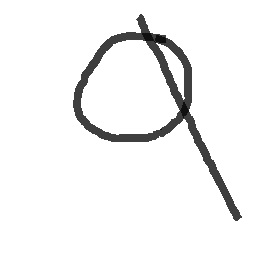
#> input picture codes/opencv_practice/dean-nine.png, 280 x 280 px, found by its file name
$ python mydigit.py
#> lines starting #> are read from the running program, lines starting #| are printed output that depends on the picture
import cv2, os
import matplotlib.pyplot as plt

pwd = os.getcwd() + '/NSCCAI/codes/opencv_practice/'
print(pwd)
url = pwd + 'dean-nine.png'

# from pathlib import Path
# print(Path.cwd())
# print(Path(__file__).resolve())

img = cv2.imread(url, cv2.IMREAD_GRAYSCALE)
#> img is the input picture: shape (280, 280); min 9, max 255, mean 244.1
print(img.shape)
#| (280, 280)
img_resized = cv2.resize(img, (28, 28))
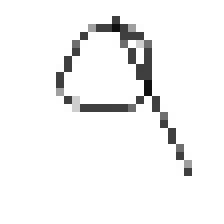
#> img_resized: shape (28, 28) (shown 8 times larger); min 15, max 255, mean 243.4
img_resized = cv2.bitwise_not(img_resized)
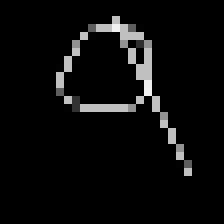
#> img_resized: shape (28, 28) (shown 8 times larger); min 0, max 240, mean 11.6
# cv2.imshow('image', img_resized)
# cv2.waitKey(0)
plt.imshow(img_resized, cmap='gray')
plt.show()
url = pwd + 'dean-nine_new.jpg'
cv2.imwrite(url, img_resized)

$ run again, with codes/opencv_practice/my_nine.jpg saved as codes/opencv_practice/dean-nine.png
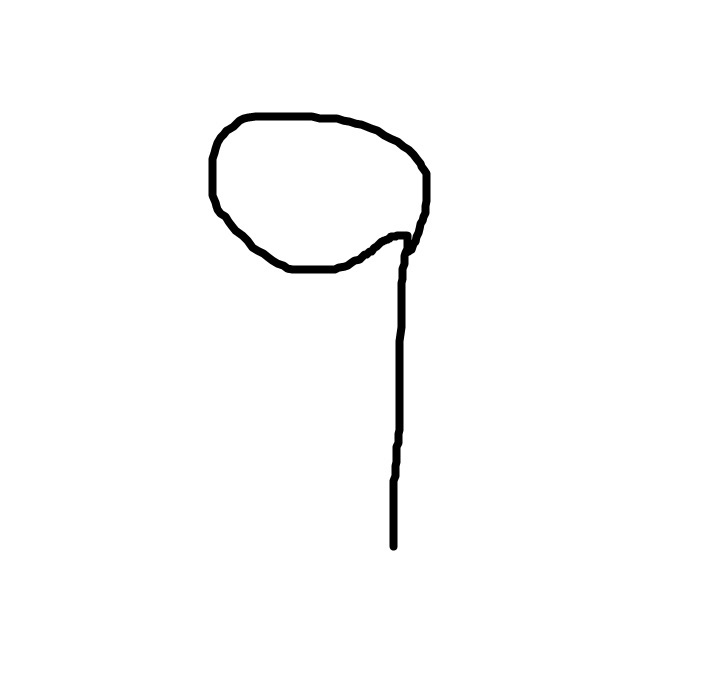
#> input picture codes/opencv_practice/my_nine.jpg, 722 x 680 px, found by its file name
#> img is the input picture: shape (680, 722); min 0, max 255, mean 251.1
#| (680, 722)
#> `img_resized = cv2.resize(img, (28, 28))`:
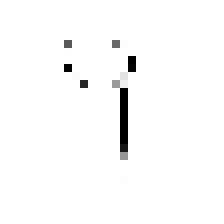
#> img_resized: shape (28, 28) (shown 8 times larger); min 0, max 255, mean 250.5
#> `img_resized = cv2.bitwise_not(img_resized)`:
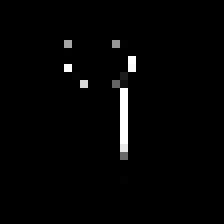
#> img_resized: shape (28, 28) (shown 8 times larger); min 0, max 255, mean 4.5

$ run again, with codes/opencv_practice/my_seven.jpg saved as codes/opencv_practice/dean-nine.png
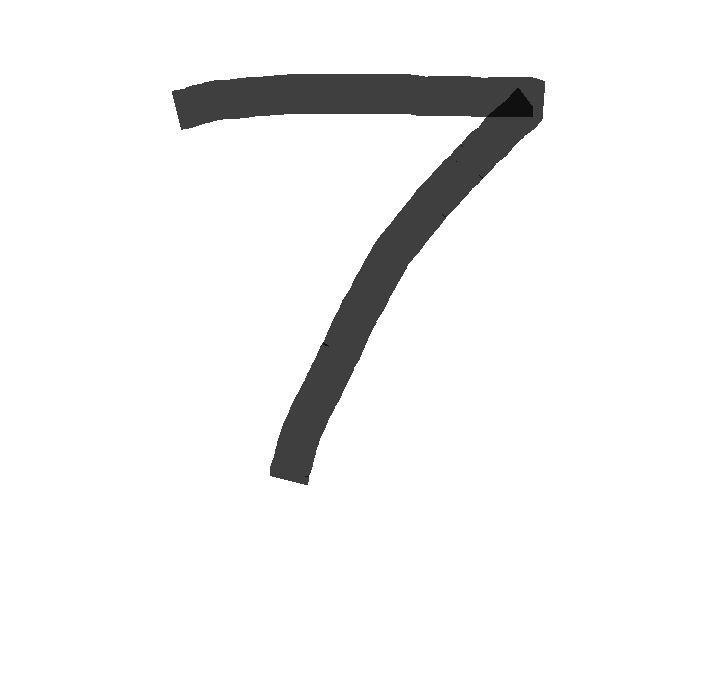
#> input picture codes/opencv_practice/my_seven.jpg, 722 x 680 px, found by its file name
#> img is the input picture: shape (680, 722); min 8, max 255, mean 242.3
#| (680, 722)
#> `img_resized = cv2.resize(img, (28, 28))`:
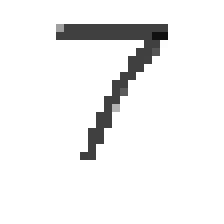
#> img_resized: shape (28, 28) (shown 8 times larger); min 16, max 255, mean 240.8
#> `img_resized = cv2.bitwise_not(img_resized)`:
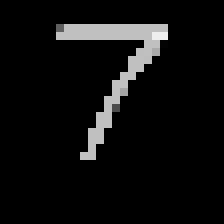
#> img_resized: shape (28, 28) (shown 8 times larger); min 0, max 239, mean 14.2
